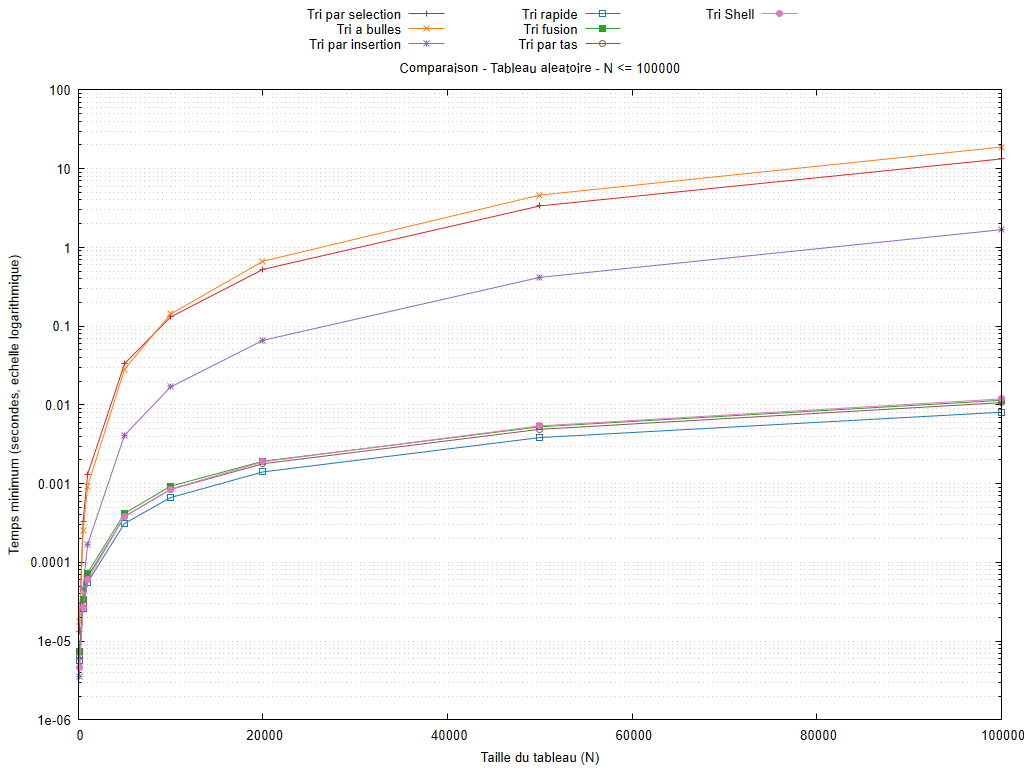

Generate this figure with gnuplot:
set encoding utf8
set terminal pngcairo size 1024,768 font 'Arial,10'
set output 'graphiques/20261011_212626/comparaisons/aleatoire_algos_7f_max_100000_log.png'
set datafile missing 'non_mesure'
set datafile separator ';'
set title 'Comparaison - Tableau aleatoire - N <= 100000'
set xlabel 'Taille du tableau (N)'
set ylabel 'Temps minimum (secondes, echelle logarithmique)'
set logscale y 10
set format y '%.3g'
set grid ytics mytics
set key outside top center horizontal maxcols 3
set xrange [0:100000]
plot 'resultats/20261011_212626/aleatoire.csv' every ::1 using 1:(column(1)<=100000 && column(2)>0 ? column(2) : 1/0) title 'Tri par selection' with linespoints lc rgb '#d62728', 'resultats/20261011_212626/aleatoire.csv' every ::1 using 1:(column(1)<=100000 && column(4)>0 ? column(4) : 1/0) title 'Tri a bulles' with linespoints lc rgb '#ff7f0e', 'resultats/20261011_212626/aleatoire.csv' every ::1 using 1:(column(1)<=100000 && column(6)>0 ? column(6) : 1/0) title 'Tri par insertion' with linespoints lc rgb '#9467bd', 'resultats/20261011_212626/aleatoire.csv' every ::1 using 1:(column(1)<=100000 && column(8)>0 ? column(8) : 1/0) title 'Tri rapide' with linespoints lc rgb '#1f77b4', 'resultats/20261011_212626/aleatoire.csv' every ::1 using 1:(column(1)<=100000 && column(10)>0 ? column(10) : 1/0) title 'Tri fusion' with linespoints lc rgb '#2ca02c', 'resultats/20261011_212626/aleatoire.csv' every ::1 using 1:(column(1)<=100000 && column(12)>0 ? column(12) : 1/0) title 'Tri par tas' with linespoints lc rgb '#8c564b', 'resultats/20261011_212626/aleatoire.csv' every ::1 using 1:(column(1)<=100000 && column(14)>0 ? column(14) : 1/0) title 'Tri Shell' with linespoints lc rgb '#e377c2'
unset output
